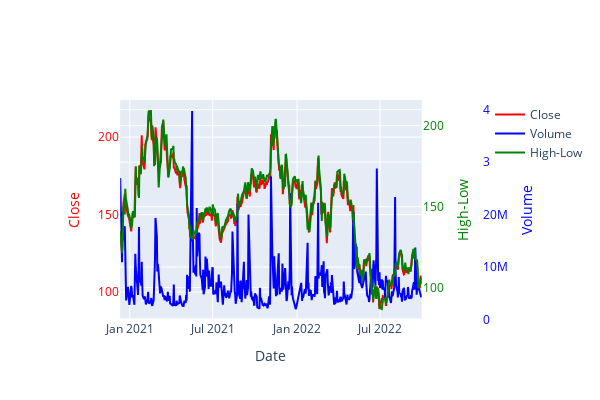

The cell this chart's notebook holds for it:
### Markdown cell above
# plotly.graph_object 로 그리기
# plotly.express 로 그리기

### Code cell
# plotly.graph_object
# 3개 축 그리기

import plotly.graph_objects as go

fig = make_subplots()
fig.add_traces(
    go.Scatter(
        x=df_abnb['Date'], y=df_abnb['Close'], name='Close',
        mode = 'lines', yaxis='y', line={'color':'red'}
        ) # 1번째 축
)
fig.add_trace(
    go.Scatter(
        x=df_abnb['Date'], y=df_abnb['Volume'], name='Volume',
        mode = 'lines', yaxis='y2', line={'color':'blue'}
        ) # 2번째 축 Volume
)
fig.add_trace(
    go.Scatter(
        x=df_abnb['Date'], y=df_abnb['High_Low'], name='High-Low',
        mode = 'lines', yaxis='y3', line={'color':'green'}
        ) # 3번째 축 High-Low
)
fig.update_layout(
    yaxis = dict(title='Close'),
    yaxis2 = dict(title='Volume', position=1, side='right', overlaying='y', anchor='free'),
    yaxis3 = dict(title='High-Low', side='right', anchor='x', overlaying='y'),
    xaxis = dict(title='Date', domain=[.1, .85]),
    width=600, height=400
)

fig.layout.yaxis.color = 'red'
fig.layout.yaxis2.color = 'blue'
fig.layout.yaxis3.color = 'green'

fig.show()

### Figure 1 — Plotly figure (JSON) as saved in the notebook; plotly's stock layout.template omitted (floating-point values rounded to 4 significant figures; data arrays with more than 128 entries replaced by an {"elided": "..."} marker saying what was removed)
{"data": [{"line": {"color": "red"}, "mode": "lines", "name": "Close", "type": "scatter", "x": {"elided": "454 str values"}, "y": {"elided": "454 float values"}, "yaxis": "y"}, {"line": {"color": "blue"}, "mode": "lines", "name": "Volume", "type": "scatter", "x": {"elided": "454 str values"}, "y": {"elided": "454 int values"}, "yaxis": "y2"}, {"line": {"color": "green"}, "mode": "lines", "name": "High-Low", "type": "scatter", "x": {"elided": "454 str values"}, "y": {"elided": "454 float values"}, "yaxis": "y3"}], "layout": {"height": 400, "width": 600, "xaxis": {"anchor": "y", "domain": [0.1, 0.85], "title": {"text": "Date"}}, "yaxis": {"anchor": "x", "color": "red", "domain": [0, 1], "title": {"text": "Close"}}, "yaxis2": {"anchor": "free", "color": "blue", "overlaying": "y", "position": 1, "side": "right", "title": {"text": "Volume"}}, "yaxis3": {"anchor": "x", "color": "green", "overlaying": "y", "side": "right", "title": {"text": "High-Low"}}}}
